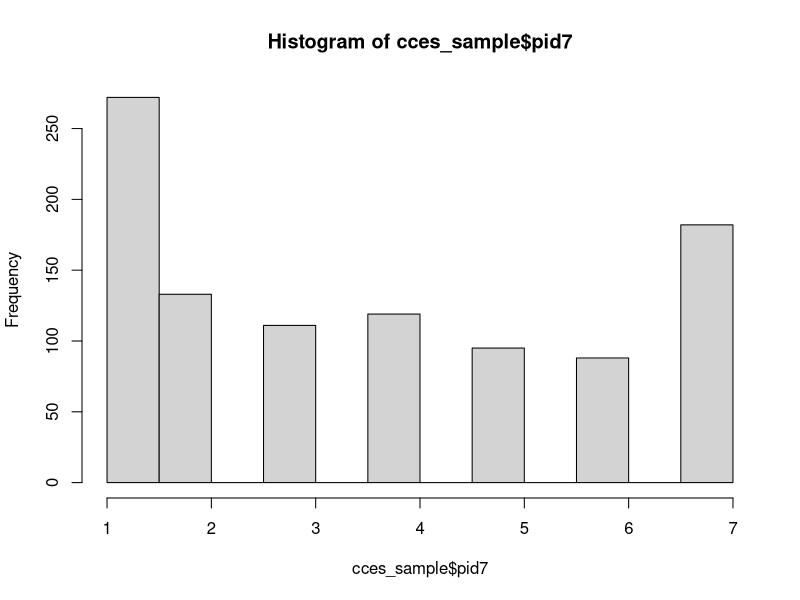

Generate this figure with R:
# Week 1 Practice Code

# Type your name here:

# Complete these coding tasks, then submit your R file for another student to compare against the example output.

# Problem 1 

# Create a data frame that includes two columns, one named "Animals" and the other named "Foods". The first column should be this vector (note the intentional repeated values): Dog, Cat, Fish, Fish, Lizard


#The second column should be this vector: Bread, Orange, Chocolate, Carrots, Milk


#### Write your code below:

Animals <- c("Dog", "Cat", "Fish", "Fish", "Lizard")
Foods <- c("Bread", "Orange", "Chocolate", "Carrots", "Milk")
myDataFrame <- data.frame(Animals,Foods)


# Problem 2

# Using the data frame created in Problem 2, use the table() command to create a frequency table for the column called "Animals".

#### Write your code below:

freqTable <- table(Animals)
freqTable

# Problem 3

# Use read.csv() to import the survey data included in this assignment. Using that data, make a histogram of the column called "pid7".


#### Write your code below:

cces_sample <- read.csv("cces_sample_coursera.csv")
pid7 <- hist(cces_sample$pid7)
